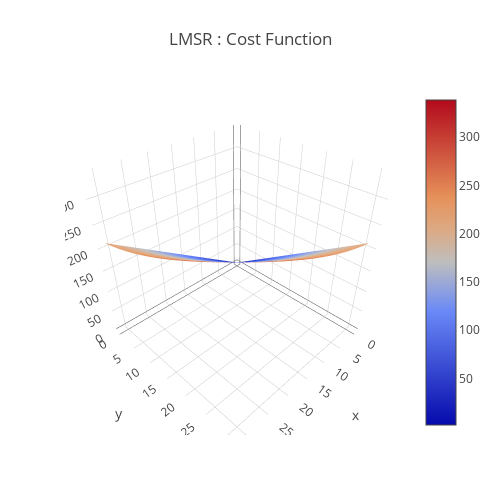

The cell this chart's notebook holds for it:
### Code cell
a = 0.5
data = [
    go.Surface(
        z=cost_function(x,y,a)
    )
]
layout = go.Layout(
    title='LMSR : Cost Function',
    autosize=False,
    width=500,
    height=500,
    margin=dict(
        l=65,
        r=50,
        b=65,
        t=90
    )
)
fig = go.Figure(data=data, layout=layout)
URL = plotly.offline.iplot(fig, filename='Costfunction-3d-surface.html')

### Figure 1 — Plotly figure (JSON) as saved in the notebook; plotly's stock layout.template omitted (floating-point values rounded to 4 significant figures; data arrays with more than 128 entries replaced by an {"elided": "..."} marker saying what was removed)
{"data": [{"type": "surface", "uid": "a4be5254-f5e4-40f4-8a7a-6df4ec0002b5", "z": {"elided": "32x32 float values"}}], "layout": {"autosize": false, "height": 500, "margin": {"b": 65, "l": 65, "r": 50, "t": 90}, "title": {"text": "LMSR : Cost Function"}, "width": 500}}
